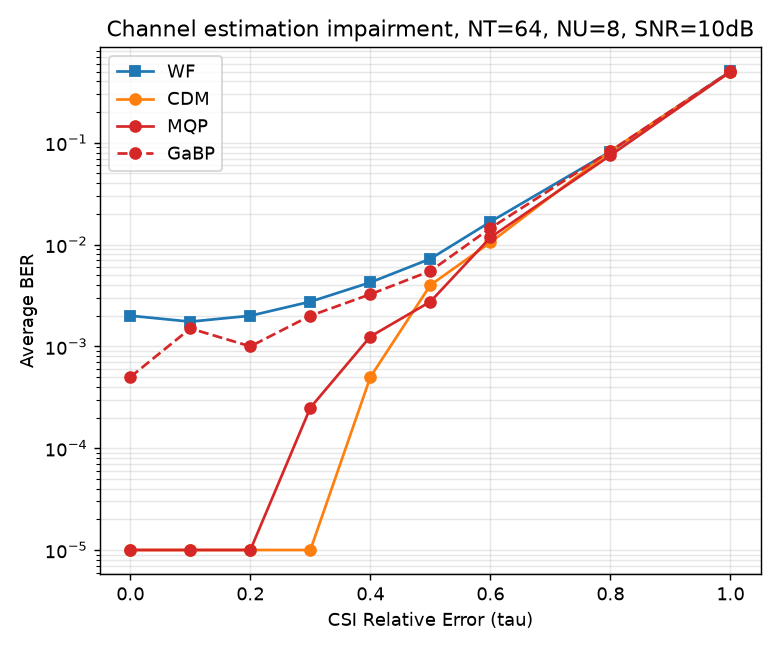

Python code for this plot:
"""
experiments/fig6_csi_error.py -- reproduces Fig. 6(a): robustness to
channel estimation error, eq (49): Hhat = sqrt(1-tau^2)*H + tau*E.

Uses NT=64, NU=8, QPSK, 1-bit -- the config MQP/GaBP are solidly
verified for (see mqp.py's docstring on the open 2-bit limitation).

Run:  python3 experiments/fig6_csi_error.py
Output: fig6_csi_error.png in this directory.
"""

import sys
import os
sys.path.insert(0, os.path.dirname(os.path.dirname(os.path.abspath(__file__))))

import numpy as np
import matplotlib.pyplot as plt

from system_model import (gen_alphabet, qam_constellation, gray_bitmap,
                           beta_star, Qb, iid_Rayleigh_channel, apply_csi_error)
from baselines import precoder_wf , cdm 
from mqp import mqp
from gabp import gabp

N_TRIALS = 250
TAU_RANGE = [0.0, 0.1, 0.2, 0.3, 0.4, 0.5, 0.6, 0.8, 1.0]
NT, NU, M, b, P = 64, 8, 4, 1, 1.0
SNR_DB = 10  # fixed operating point, matching the paper's use of a single SNR here


def run():
    sigma_n2 = P / (10 ** (SNR_DB / 10))
    levels, thresholds, C = gen_alphabet(b, P, NT)
    Sconst = qam_constellation(M)
    bitmap = gray_bitmap(M)
    methods = ["WF", "CDM", "MQP", "GaBP"]
    ber = {m: [] for m in methods}

    for tau in TAU_RANGE:
        errs = {m: 0 for m in methods}
        nbits = 0
        rng = np.random.default_rng(11)

        for _ in range(N_TRIALS):
            H_true = iid_Rayleigh_channel(NU, NT, rng)
            H_est = apply_csi_error(H_true, tau, rng)  # precoder sees this
            sym_idx = rng.integers(0, M, NU)
            s = Sconst[sym_idx]
            true_bits = bitmap[sym_idx]
            n = (rng.standard_normal(NU) + 1j * rng.standard_normal(NU)) * np.sqrt(sigma_n2 / 2)

            def score(x):
                # precoder designed against H_est, but the signal actually
                # propagates through the TRUE channel H_true
                beta = beta_star(s, H_est, x, NU, sigma_n2)
                y = H_true @ x + n
                shat = beta * y
                det_idx = np.argmin(np.abs(shat[:, None] - Sconst[None, :]), axis=1)
                return np.sum(bitmap[det_idx] != true_bits)

            x_wf = Qb(precoder_wf(s, H_est, P, NU, sigma_n2), levels, thresholds)
            errs["WF"] += score(x_wf)

            x_cdm = cdm(s, H_est, C, NU, sigma_n2, x_wf.copy())
            errs["CDM"] += score(x_cdm)

            x_m, _ = mqp(s, H_est, C, P, NU, sigma_n2, np.zeros(NT, dtype=complex), Tmax=30)
            errs["MQP"] += score(Qb(x_m, levels, thresholds))

            x_g, _ = gabp(s, H_est, C, NU, sigma_n2, kmax=150, rho_damp=0.15, lam_check=20)
            errs["GaBP"] += score(Qb(x_g, levels, thresholds))

            nbits += true_bits.size

        for m in methods:
            ber[m].append(max(errs[m] / nbits, 1e-5))
        print(f"  tau={tau:.2f}  errors -- WF:{errs['WF']:5d} CDM:{errs['CDM']:5d} "
              f"MQP:{errs['MQP']:5d} GaBP:{errs['GaBP']:5d}  (of {nbits} bits)")

    return ber


if __name__ == "__main__":
    print(f"NT={NT}, NU={NU}, QPSK, 1-bit, SNR={SNR_DB}dB, sweeping CSI error tau")
    ber = run()

    fig, ax = plt.subplots(figsize=(6, 5))
    styles = {"WF": ("tab:blue", "s-"), "CDM": ("tab:orange", "o-"),
              "MQP": ("tab:red", "o-"), "GaBP": ("tab:red", "o--")}
    for m, (color, style) in styles.items():
        ax.semilogy(TAU_RANGE, ber[m], style, color=color, label=m)
    ax.set_xlabel("CSI Relative Error (tau)")
    ax.set_ylabel("Average BER")
    ax.set_title(f"Channel estimation impairment, NT={NT}, NU={NU}, SNR={SNR_DB}dB")
    ax.grid(True, which="both", alpha=0.3)
    ax.legend()
    fig.tight_layout()
    out = os.path.join(os.path.dirname(os.path.abspath(__file__)), "fig6_csi_error.png")
    fig.savefig(out, dpi=130)
    print(f"Saved {out}")
